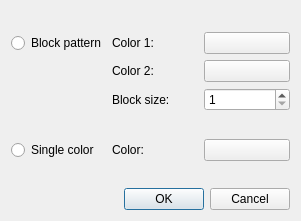
<?xml version="1.0" encoding="UTF-8"?>
<ui version="4.0">
 <class>TransparentBackgroundSettingsDialog</class>
 <widget class="QDialog" name="TransparentBackgroundSettingsDialog">
  <property name="geometry">
   <rect>
    <x>0</x>
    <y>0</y>
    <width>301</width>
    <height>221</height>
   </rect>
  </property>
  <property name="windowTitle">
   <string>Transparent Background Settings</string>
  </property>
  <layout class="QVBoxLayout" name="verticalLayout">
   <item>
    <layout class="QGridLayout" name="gridLayout">
     <item row="5" column="2">
      <widget class="ColorButton" name="pushButtonColor"/>
     </item>
     <item row="1" column="0">
      <widget class="QRadioButton" name="radioButtonBlockPattern">
       <property name="text">
        <string>Block pattern</string>
       </property>
      </widget>
     </item>
     <item row="3" column="2">
      <widget class="QSpinBox" name="spinBoxBlockSize">
       <property name="minimum">
        <number>1</number>
       </property>
       <property name="maximum">
        <number>65535</number>
       </property>
      </widget>
     </item>
     <item row="6" column="0">
      <spacer name="verticalSpacer_2">
       <property name="orientation">
        <enum>Qt::Orientation::Vertical</enum>
       </property>
       <property name="sizeHint" stdset="0">
        <size>
         <width>20</width>
         <height>40</height>
        </size>
       </property>
      </spacer>
     </item>
     <item row="5" column="1">
      <widget class="QLabel" name="labelColor">
       <property name="text">
        <string>Color:</string>
       </property>
      </widget>
     </item>
     <item row="1" column="2">
      <widget class="ColorButton" name="pushButtonColor1"/>
     </item>
     <item row="5" column="0">
      <widget class="QRadioButton" name="radioButtonSingleColor">
       <property name="text">
        <string>Single color</string>
       </property>
      </widget>
     </item>
     <item row="1" column="1">
      <widget class="QLabel" name="labelColor1">
       <property name="text">
        <string>Color 1:</string>
       </property>
      </widget>
     </item>
     <item row="2" column="2">
      <widget class="ColorButton" name="pushButtonColor2"/>
     </item>
     <item row="0" column="0">
      <spacer name="verticalSpacer">
       <property name="orientation">
        <enum>Qt::Orientation::Vertical</enum>
       </property>
       <property name="sizeHint" stdset="0">
        <size>
         <width>20</width>
         <height>40</height>
        </size>
       </property>
      </spacer>
     </item>
     <item row="2" column="1">
      <widget class="QLabel" name="labelColor2">
       <property name="text">
        <string>Color 2:</string>
       </property>
      </widget>
     </item>
     <item row="3" column="1">
      <widget class="QLabel" name="labelBlockSize">
       <property name="text">
        <string>Block size:</string>
       </property>
      </widget>
     </item>
     <item row="4" column="0">
      <spacer name="verticalSpacer_3">
       <property name="orientation">
        <enum>Qt::Orientation::Vertical</enum>
       </property>
       <property name="sizeHint" stdset="0">
        <size>
         <width>20</width>
         <height>40</height>
        </size>
       </property>
      </spacer>
     </item>
    </layout>
   </item>
   <item>
    <widget class="QDialogButtonBox" name="buttonBox">
     <property name="orientation">
      <enum>Qt::Orientation::Horizontal</enum>
     </property>
     <property name="standardButtons">
      <set>QDialogButtonBox::StandardButton::Cancel|QDialogButtonBox::StandardButton::Ok</set>
     </property>
    </widget>
   </item>
  </layout>
 </widget>
 <customwidgets>
  <customwidget>
   <class>ColorButton</class>
   <extends>QPushButton</extends>
   <header>widgets/colorbutton.h</header>
  </customwidget>
 </customwidgets>
 <resources/>
 <connections>
  <connection>
   <sender>buttonBox</sender>
   <signal>accepted()</signal>
   <receiver>TransparentBackgroundSettingsDialog</receiver>
   <slot>accept()</slot>
   <hints>
    <hint type="sourcelabel">
     <x>248</x>
     <y>254</y>
    </hint>
    <hint type="destinationlabel">
     <x>157</x>
     <y>274</y>
    </hint>
   </hints>
  </connection>
  <connection>
   <sender>buttonBox</sender>
   <signal>rejected()</signal>
   <receiver>TransparentBackgroundSettingsDialog</receiver>
   <slot>reject()</slot>
   <hints>
    <hint type="sourcelabel">
     <x>316</x>
     <y>260</y>
    </hint>
    <hint type="destinationlabel">
     <x>286</x>
     <y>274</y>
    </hint>
   </hints>
  </connection>
 </connections>
</ui>
